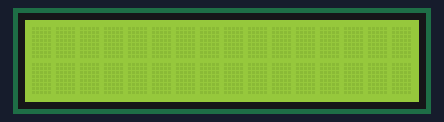
The sketch below on a simulated Arduino Uno, built with avr-gcc and run on an emulated ATmega328P. Parts: 16×2 character LCD.

Above: at 0.1 s.
At 5.1 s:
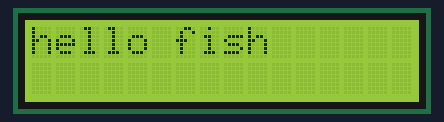

The sketch:

displayhaha.ino
```cpp
#include <LiquidCrystal.h>

const int rs = 12, es = 11, d4 = 5, d5 = 4, d6 = 3, d7 = 2;
LiquidCrystal lcd(rs, es, d4, d5, d6, d7);

void setup() {
    lcd.begin(16, 2);
    lcd.print("hello fish");
}

void loop() {
    lcd.noDisplay();
    delay(5000);
    lcd.display();
    delay(5000);
}
```

Measured:
- what the display in image 1 shows lasts 5.0 s, from 5.1 s to 10.1 s
